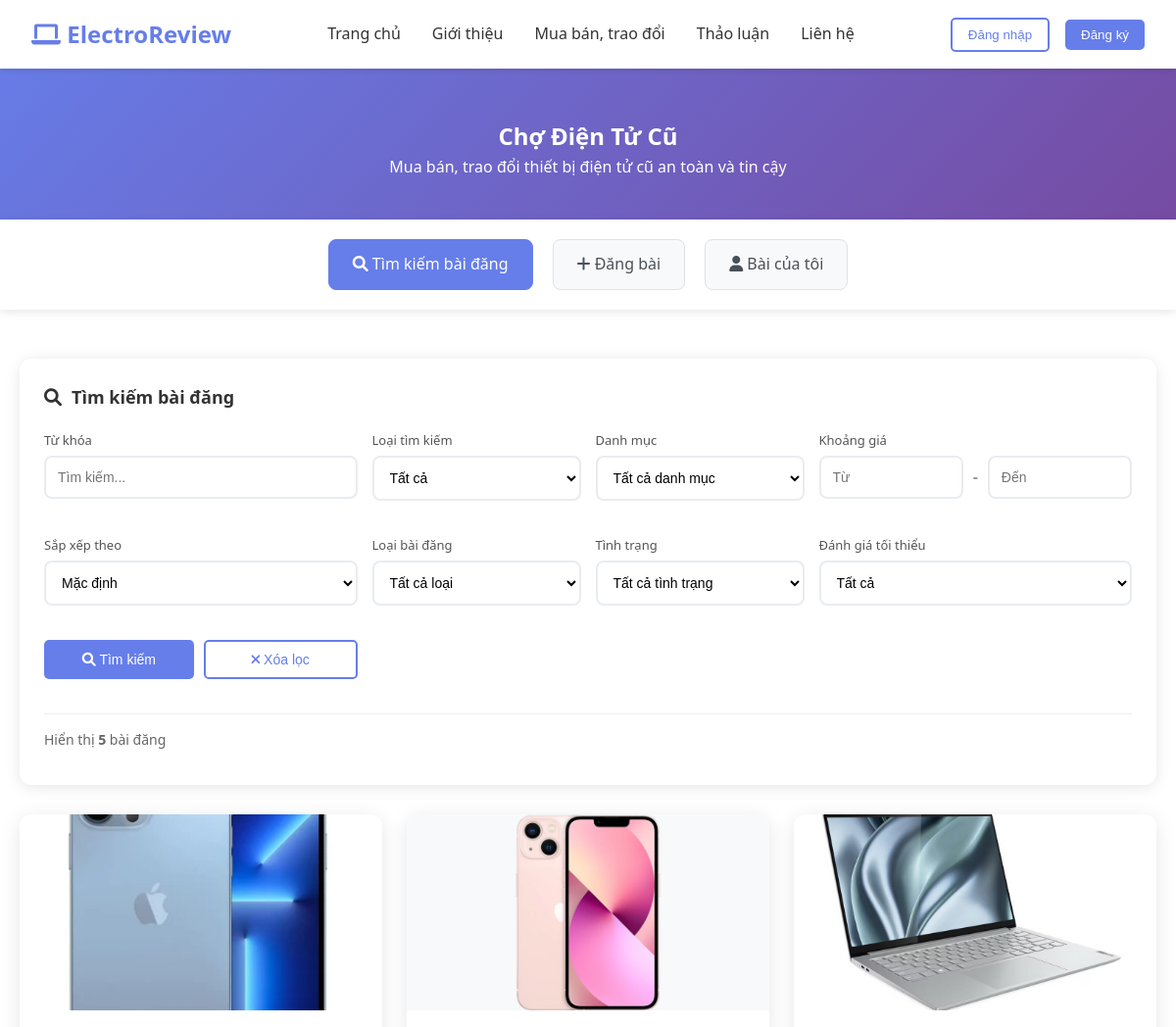
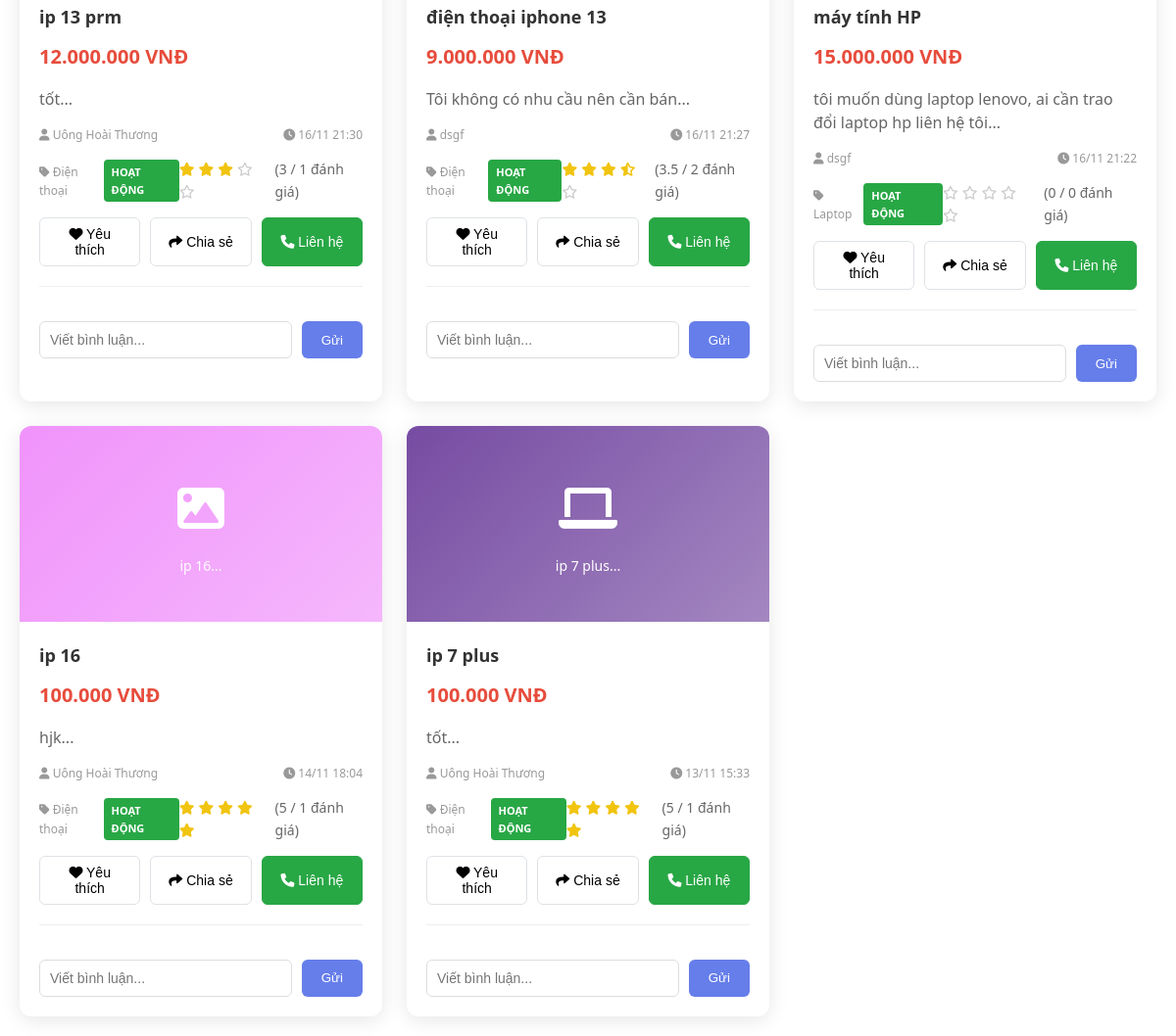
Page /frontend/html/mua-ban.php on the committed database (2 pictures, top to bottom).
### tables this page shows
CREATE TABLE `posts` (
  `post_id` int(11) NOT NULL,
  `user_id` int(11) NOT NULL,
  `category_id` int(11) NOT NULL,
  `title` varchar(255) NOT NULL,
  `content` text NOT NULL,
  `tags` text DEFAULT NULL,
  `price` decimal(15,0) DEFAULT NULL,
  `post_type` enum('sell','buy','exchange') NOT NULL,
  `condition_item` enum('like_new','good','fair','poor') DEFAULT 'good',
  `location` varchar(100) DEFAULT NULL,
  `contact_phone` varchar(15) DEFAULT NULL,
  `contact_email` varchar(100) DEFAULT NULL,
  `images` text DEFAULT NULL,
  `status` enum('active','sold','expired','hidden') DEFAULT 'active',
  `views` int(11) DEFAULT 0,
  `created_at` timestamp NOT NULL DEFAULT current_timestamp(),
  `updated_at` timestamp NOT NULL DEFAULT current_timestamp() ON UPDATE current_timestamp()
);

CREATE TABLE `users` (
  `user_id` int(11) NOT NULL,
  `username` varchar(50) NOT NULL,
  `email` varchar(100) NOT NULL,
  `password` varchar(255) NOT NULL,
  `full_name` varchar(100) NOT NULL,
  `phone` varchar(15) DEFAULT NULL,
  `avatar` varchar(255) DEFAULT 'default-avatar.png',
  `created_at` timestamp NOT NULL DEFAULT current_timestamp(),
  `updated_at` timestamp NOT NULL DEFAULT current_timestamp() ON UPDATE current_timestamp(),
  `status` enum('active','inactive','banned') DEFAULT 'active',
  `is_admin` tinyint(1) DEFAULT 0
);

CREATE TABLE `categories` (
  `category_id` int(11) NOT NULL,
  `category_name` varchar(100) NOT NULL,
  `category_slug` varchar(100) NOT NULL,
  `description` text DEFAULT NULL,
  `created_at` timestamp NOT NULL DEFAULT current_timestamp()
);

### frontend/html/mua-ban.php (the view, shortened to what the rows shown need)
<?php
$is_logged_in = isset($_SESSION['is_logged_in']) && $_SESSION['is_logged_in'];
$host = 'localhost';
$dbname = 'electroreview_db';
$username = 'root';
$password = '';
try {
    $pdo = new PDO("mysql:host=$host;dbname=$dbname;charset=utf8mb4", $username, $password);
    $pdo->setAttribute(PDO::ATTR_ERRMODE, PDO::ERRMODE_EXCEPTION);
    $stmt = $pdo->prepare("
        SELECT
            p.*,
            u.full_name,
            u.username,
            c.category_name,
            COALESCE(AVG(r.rating), 0) as avg_rating,
            COUNT(r.rating_id) as rating_count,
            (SELECT r2.rating FROM post_ratings r2 WHERE r2.post_id = p.post_id AND r2.user_id = :user_id) as user_rating
        FROM posts p
        LEFT JOIN users u ON p.user_id = u.user_id
        LEFT JOIN categories c ON p.category_id = c.category_id
        LEFT JOIN post_ratings r ON p.post_id = r.post_id
        WHERE p.status IS NOT NULL
        GROUP BY p.post_id
        ORDER BY p.created_at DESC
    ");
    $stmt->execute(['user_id' => $is_logged_in ? $_SESSION['user_id'] : 0]);
    $posts = $stmt->fetchAll(PDO::FETCH_ASSOC);
} catch(PDOException $e) {
    $posts = [];
    $categories = [];
    $total_posts = 0;
    $total_listings = 0;
    $active_listings = 0;
    $db_error = $e->getMessage();
}
?>
<!DOCTYPE html>
<html lang="vi">
<head>
    <link href="https://cdnjs.cloudflare.com/ajax/libs/font-awesome/6.0.0/css/all.min.css" rel="stylesheet">
    <link href="css/style.css" rel="stylesheet">
</head>
<body>
    <section class="marketplace-header">
        <div class="container">
            <h1>Chợ Điện Tử Cũ</h1>
        </div>
    </section>
    <div class="marketplace-container">
        <div id="browse" class="tab-content active">
            <div class="posts-grid">
                <?php if (empty($posts)): ?>
                    <div class="post-card" style="grid-column: 1 / -1; text-align: center; padding: 40px;">
                        <i class="fas fa-inbox" style="font-size: 48px; color: #ccc; margin-bottom: 20px;"></i>
                        <h3>Chưa có bài đăng nào</h3>
                        <p>Hãy là người đầu tiên đăng bài mua bán trên ElectroReview!</p>
                    </div>
                <?php else: ?>
                    <?php foreach ($posts as $post): ?>
                        <div class="post-card"
                             data-post-id="<?php echo $post['post_id']; ?>"
                             data-post-type="<?php echo htmlspecialchars($post['post_type'] ?? ''); ?>"
                             data-condition="<?php echo htmlspecialchars($post['condition_item'] ?? ''); ?>"
                             data-avg-rating="<?php echo round($post['avg_rating'], 1); ?>">
                            <?php
                            $images = json_decode($post['images'] ?? '[]', true);
                            $firstImage = !empty($images) && is_array($images) ? $images[0] : null;
                            $placeholderColors = [
                                '#667eea', '#764ba2', '#f093fb', '#f5576c',
                                '#4facfe', '#00f2fe', '#43e97b', '#38f9d7'
                            ];
                            $colorIndex = $post['post_id'] % count($placeholderColors);
                            $placeholderColor = $placeholderColors[$colorIndex];
                            ?>
                            <div class="post-image-container" style="position: relative; width: 100%; height: 200px; overflow: hidden;">
                                <?php if ($firstImage): ?>
                                    <?php
                                    $imageSrc = $firstImage;
                                    if (!filter_var($firstImage, FILTER_VALIDATE_URL)) {
                                        if (str_starts_with($firstImage, 'uploads/')) {
                                            $imageSrc = '../../' . $firstImage;
                                        } elseif (!str_starts_with($firstImage, '/') && !str_starts_with($firstImage, '../../')) {
                                            $imageSrc = '../../' . $firstImage;
                                        }
                                    }
                                    ?>
                                    <img class="post-image"
                                         src="<?php echo htmlspecialchars($imageSrc); ?>"
                                         alt="<?php echo htmlspecialchars($post['title']); ?>"
                                         style="width: 100%; height: 100%; object-fit: cover; display: block;"
                                         onerror="this.style.display='none'; this.nextElementSibling.style.display='flex';">
                                    <div class="post-image-placeholder"
                                         style="background: linear-gradient(135deg, <?php echo $placeholderColor; ?> 0%, <?php echo $placeholderColor; ?>aa 100%);
                                                width: 100%; height: 100%;
                                                display: none; align-items: center; justify-content: center;
                                                color: white; font-size: 48px; position: absolute; top: 0; left: 0;">
                                        <div style="text-align: center;">
                                            <i class="fas fa-image"></i>
                                            <div style="font-size: 14px; margin-top: 10px; font-weight: 500;">
                                                <?php echo htmlspecialchars(substr($post['title'], 0, 20)); ?>...
                                            </div>
                                        </div>
                                    </div>
                                <?php else: ?>
                                    <div class="post-image-placeholder"
                                         style="background: linear-gradient(135deg, <?php echo $placeholderColor; ?> 0%, <?php echo $placeholderColor; ?>aa 100%);
                                                width: 100%; height: 100%;
                                                display: flex; align-items: center; justify-content: center;
                                                color: white; font-size: 48px;">
                                        <div style="text-align: center;">
                                            <i class="fas fa-laptop"></i>
                                            <div style="font-size: 14px; margin-top: 10px; font-weight: 500;">
                                                <?php echo htmlspecialchars(substr($post['title'], 0, 20)); ?>...
                                            </div>
                                        </div>
                                    </div>
                                <?php endif; ?>
                            </div>
                            <div class="post-content">
                                <h3 class="post-title"><?php echo htmlspecialchars($post['title']); ?></h3>
                                <?php if ($post['price']): ?>
                                    <div class="post-price"><?php echo number_format($post['price'], 0, ',', '.'); ?> VNĐ</div>
                                <?php else: ?>
                                    <div class="post-price" style="color: #28a745;">Trao đổi</div>
                                <?php endif; ?>
                                <p class="post-description"><?php echo htmlspecialchars(substr($post['content'], 0, 100)) . '...'; ?></p>
                                <div class="post-meta">
                                    <span><i class="fas fa-user"></i> <?php echo htmlspecialchars($post['full_name'] ?? $post['username'] ?? 'Ẩn danh'); ?></span>
                                    <span><i class="fas fa-clock"></i> <?php echo date('d/m H:i', strtotime($post['created_at'])); ?></span>
                                </div>
                                <div class="post-meta" style="margin-bottom: 15px;">
                                    <span><i class="fas fa-tag"></i> <?php echo htmlspecialchars($post['category_name'] ?? 'Khác'); ?></span>
                                    <span class="badge <?php echo $post['status'] == 'pending' ? 'badge-warning' : 'badge-success'; ?>">
                                        <?php echo $post['status'] == 'pending' ? 'Chờ duyệt' : 'Hoạt động'; ?>
                                    </span>
                                    <div class="post-rating">
                                        <span class="rating-stars">
                                            <?php
                                            $avg_rating = round($post['avg_rating'], 1);
                                            $full_stars = floor($avg_rating);
                                            $half_star = $avg_rating - $full_stars >= 0.5 ? 1 : 0;
                                            $empty_stars = 5 - $full_stars - $half_star;
                                            for ($i = 0; $i < $full_stars; $i++) {
                                                echo '<i class="fas fa-star" style="color: #f1c40f;"></i>';
                                            }
                                            if ($half_star) {
                                                echo '<i class="fas fa-star-half-alt" style="color: #f1c40f;"></i>';
                                            }
                                            for ($i = 0; $i < $empty_stars; $i++) {
                                                echo '<i class="far fa-star" style="color: #ccc;"></i>';
                                            }
                                            ?>
                                        </span>
                                        <span>(<?php echo $avg_rating; ?> / <?php echo $post['rating_count']; ?> đánh giá)</span>
                                    </div>
                                </div>
                                <div class="post-actions">
                                    <button class="btn-action">
                                        <i class="fas fa-heart"></i> Yêu thích
                                    </button>
                                    <button class="btn-action">
                                        <i class="fas fa-share"></i> Chia sẻ
                                    </button>
                                    <button class="btn-action btn-contact">
                                        <i class="fas fa-phone"></i> Liên hệ
                                    </button>
                                </div>
                                <div class="comments-section">
                                    <div class="comment-form">
                                        <input type="text" class="comment-input" placeholder="Viết bình luận...">
                                        <button class="btn-comment">Gửi</button>
                                    </div>
                                </div>
                            </div>
                        </div>
                    <?php endforeach; ?>
                <?php endif; ?>
            </div>
        </div>
    </div>
</body>
</html>

### rows in the picture
posts: shows a picture, title "ip 13 prm", price "12.000.000", content "tốt", user.full_name "Uông Hoài Thương", created_at "16/11 21:30", category.category_name "Điện thoại", status "HOẠT ĐỘNG", avg_rating "3", rating_count "1"
posts: shows a picture, title "điện thoại iphone 13", price "9.000.000", content "Tôi không có nhu cầu nên cần bán", user.full_name "dsgf", created_at "16/11 21:27", category.category_name "Điện thoại", status "HOẠT ĐỘNG", avg_rating "3.5", rating_count "2"
posts: shows a picture, title "máy tính HP", price "15.000.000", content "tôi muốn dùng laptop lenovo, ai cần trao đổi laptop hp liên hệ tôi", user.full_name "dsgf", created_at "16/11 21:22", category.category_name "Laptop", status "HOẠT ĐỘNG", avg_rating "0", rating_count "0"
posts: title "ip 16", price "100.000", content "hjk", user.full_name "Uông Hoài Thương", created_at "14/11 18:04", category.category_name "Điện thoại", status "HOẠT ĐỘNG", avg_rating "5", rating_count "1"
posts: title "ip 7 plus", price "100.000", content "tốt", user.full_name "Uông Hoài Thương", created_at "13/11 15:33", category.category_name "Điện thoại", status "HOẠT ĐỘNG", avg_rating "5", rating_count "1"

### other values in the picture
count($posts) "5"
